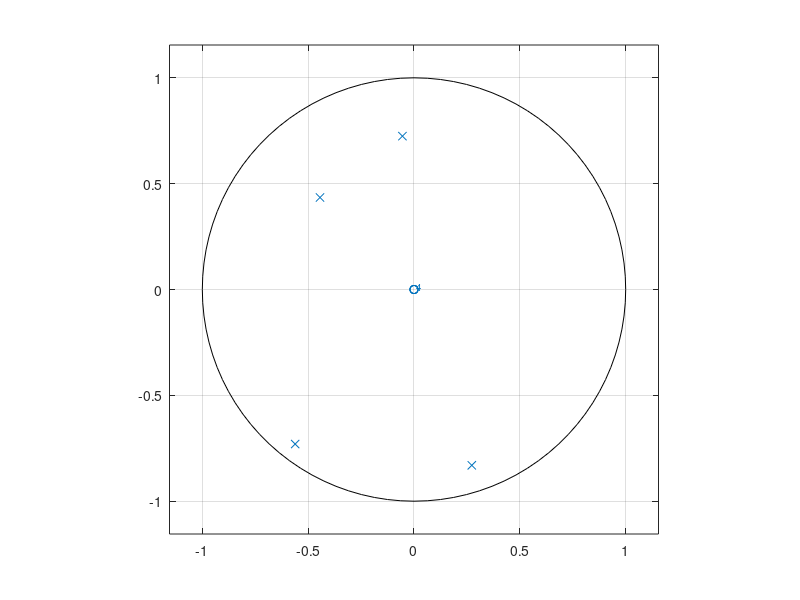

MATLAB code for this plot: (Note: this script raises an error after producing the figure.)
clear all
close all
clc

%Variables

N = 5000; %nombre echantillons
p = 4; %ordre
moy = 0; %moyenne BBG
sigma = 1; %variance BBG
BBG = moy + sigma*(randn(1,N)+1j*randn(1,N));
count = 0;
valide = 0;
Fe = 1;
f = -1/2:1/N:1/2-1/N; %axe frequence

while valide == 0
    coeff_reel = randi([-9.99999*10^5,9.99999*10^5],1,p); %coefficients polynome
    coeff_reel = coeff_reel./10^6; %compris entre -1 et 1
    coeff_img = randi([-9.99999*10^5,9.99999*10^5],1,p);
    coeff_img = coeff_img./10^6;
    pi_coef_img = coeff_reel + 1j*coeff_img
    for i=1:p
        if sqrt(real(pi_coef_img(1,i)).^2 + imag(pi_coef_img(1,i)).^2) > 1 
            valide = 0;
            count = count + 1
            break;
        else
            valide = 1;
        end    
    end
end

%Rapport signal sur bruit
RSB1 = -5;
RSB2 = 0;
RSB3 = 10;
    
%Fonction de transfert
poly_genere_img = poly(pi_coef_img);
H = [[1, 0, 0 ,0 , 0];[poly_genere_img(1,1), poly_genere_img(1,2), poly_genere_img(1,3), poly_genere_img(1,4), poly_genere_img(1,5)]];
h = freqz(H(1,:), H(2,:), 2*pi*f);

%Affichage des poles/zeros
zplane(H(1,:), H(2,:));

% Processus genere (apres filtre)
proc_auto_reg_img = filter(H(1,:), H(2,:), BBG);
par_f = temp_freq_display(Fe, N,proc_auto_reg_img);
pow_spectrum = power_spectrum(Fe, N,proc_auto_reg_img);
zero_number = zero_crossing(proc_auto_reg_img);

Aire_trapeze = aire_trapz_fft(12,-0.12,0.24,proc_auto_reg_img);
Aire_rectangle = aire_rec(12,-0.12,0.24,f,pow_spectrum );

Aire_trapeze_total = aire_trapz_fft(12,-0.5,0.49,proc_auto_reg_img);
Aire_rectangle_total = aire_rec(12,-0.5,0.49,f,pow_spectrum);

matlab_function=trapz(f,pow_spectrum) %fct de verification sur -O.5 a 0.5

%Affichage

fprintf('Trapeze Method: The spectrum power between f1 and f2 :\n');
disp(Aire_trapeze);
fprintf('Rectangle Method: The spectrum power between f1 and f2 :\n');
disp(Aire_rectangle);

fprintf('Trapeze Method: The spectrum power between -0.5 and 0.45 :\n');
disp(Aire_trapeze_total);
fprintf('Rectangle Method: The spectrum power between -0.5 and 0.45 :\n');
disp(Aire_rectangle_total);

